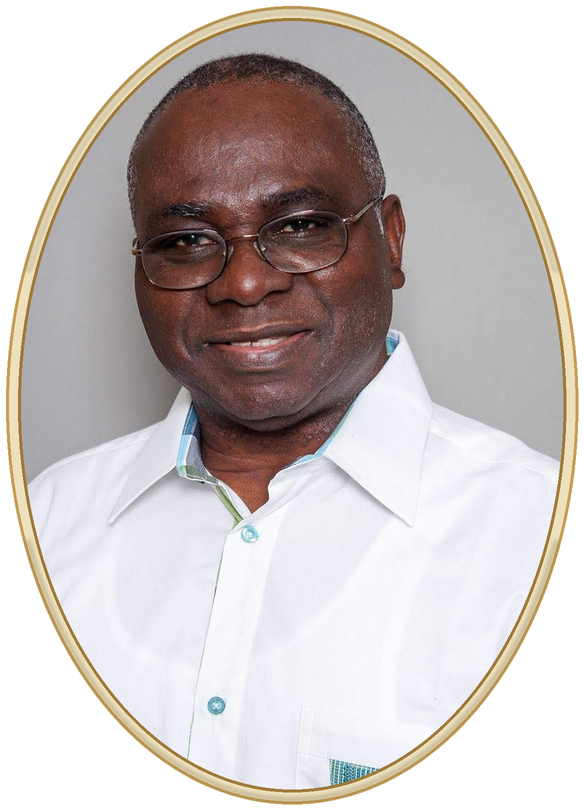
#> input picture src/oval.png, 584 x 810 px
$ python build.py
#> lines starting #> are read from the running program, lines starting #| are printed output that depends on the picture; after the words box and inside, x2 and y2 are one past the last pixel; in counts of white or black regions, pixels touching at a corner belong together
from PIL import Image, ImageDraw, ImageFont
import sys
import math

MODE = sys.argv[1] if len(sys.argv) > 1 else "gold"   # "gold" or "black"

# ---------- assets ----------
oval = Image.open("oval.png").convert("RGB")
#> oval is the input picture: PIL image 584x810 RGB; mean R, G, B 200.6, 192.9, 191.4
# Whiten everything outside an inscribed ellipse to remove stray marks
# (a sliver of the original calligraphy sat in the corner of the crop)
ow0, oh0 = oval.size
#> ow0 = 584; oh0 = 810
mask = Image.new("L", (ow0, oh0), 0)
#> mask: PIL image 584x810 L; every value is 0
ImageDraw.Draw(mask).ellipse([2, 2, ow0 - 3, oh0 - 3], fill=255)
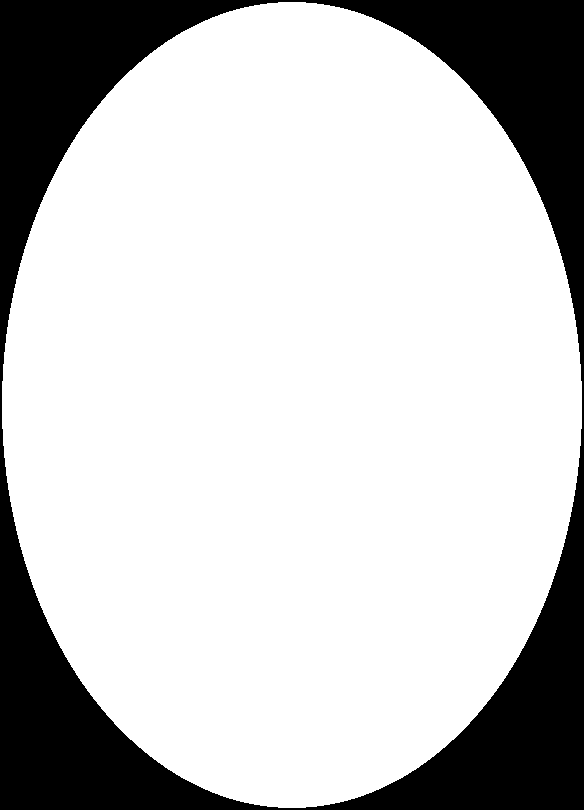
#> mask: PIL image 584x810 L; 77.6% white; 1 black region, box (x1, y1, x2, y2) and area: (0, 0, 584, 810) 105956
white_bg = Image.new("RGB", (ow0, oh0), (255, 255, 255))
#> white_bg: PIL image 584x810 RGB; every value is 255
oval = Image.composite(oval, white_bg, mask).convert("RGBA")
#> oval: PIL image 584x810 RGBA

SCRIPT = "fonts/PinyonScript-Regular.ttf"
SERIF  = "fonts/EBGaramond.ttf"
ITAL   = "fonts/EBGaramond-Italic.ttf"

INK   = (38, 38, 40)      # message charcoal
MSGGOLD = (158, 121, 56)  # rich antique gold for the message lines
NAME  = (96, 96, 100)     # deprioritized name grey
GOLD  = (176, 142, 78)    # echoes the oval frame
HAIR  = (170, 170, 174)   # hairline rule

# ---------- canvas geometry ----------
W = 1600
SIDE = 80          # tighter margin → more room for the script
MAXW = W - 2 * SIDE        # max text width

def font(path, size):
    return ImageFont.truetype(path, size)

def text_w(draw, s, f):
    b = draw.textbbox((0, 0), s, font=f)
    return b[2] - b[0]

# probe draw
probe = ImageDraw.Draw(Image.new("RGB", (10, 10)))

# For the marble carver: switch from delicate script to bolder italic Garamond
# Tall x-height + thick strokes = readable when chiseled.
def make_italic_bold(size):
    fnt = ImageFont.truetype(ITAL, size)
    try: fnt.set_variation_by_axes([700])   # Bold Italic
    except Exception: pass
    return fnt

# fit the longest line to MAXW to pick the base script size
long_line = "Tu resteras à jamais dans nos cœurs."
S = 60
while True:
    if text_w(probe, long_line, font(SCRIPT, S + 2)) <= MAXW and S + 2 <= 200:
        S += 2
    else:
        break
BASE = S
EMPH = int(BASE * 1.35)   # "We love you." — closing line, emphasized

# ---------- portrait ----------
ow = 545
oh = int(ow * oval.height / oval.width)
#> oh = 755
oval_r = oval.resize((ow, oh), Image.LANCZOS)

# ---------- vertical layout (measure, then size canvas) ----------
top = 95
y = top + oh                      # portrait bottom
#> y = 850

gap_name = 40
name_size = 72
y_name = y + gap_name             # top of name
#> y_name = 890
y = y_name + name_size + 8
#> y = 970

gap_dates = 22
date_size = 42
y_dates = y + gap_dates           # top of dates
#> y_dates = 992
y = y_dates + date_size + 6
#> y = 1040

gap_rule = 40
y_rule = y + gap_rule
#> y_rule = 1080
y = y_rule + 38
#> y = 1118

gap_msg = 58
lines = [
    ("Papa chéri,", BASE),
    ("Tu resteras à jamais dans nos cœurs.", BASE),
    ("Repose en paix.", BASE),
    ("We love you!", EMPH),
]
y_msg = y + gap_msg
#> y_msg = 1176

# compute heights of message lines
line_steps = []
for txt, sz in lines:
    pre = int(sz * 0.45) if sz == EMPH else 0   # extra breathing room before closing line
    step = int(sz * 1.30)
    line_steps.append((txt, sz, step, pre))

msg_total = sum(s + p for _, _, s, p in line_steps)
H = y_msg + msg_total + 80
#> H = 1727

# ---------- render ----------
img = Image.new("RGB", (W, H), (255, 255, 255))
#> img: PIL image 1600x1727 RGB; every value is 255
d = ImageDraw.Draw(img)

# portrait centered
img.paste(oval_r, ((W - ow) // 2, top), oval_r)
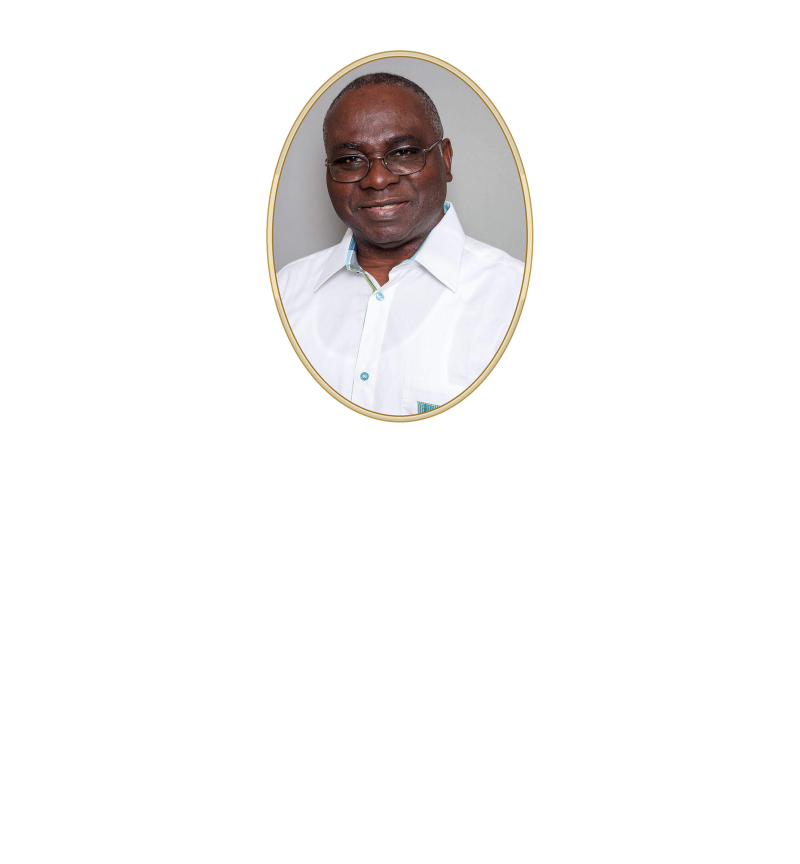
#> img: PIL image 1600x1727 RGB (shown at 1/2 size); mean R, G, B 246.9, 245.8, 245.5

# name — refined, tracked, deprioritized
def draw_tracked(draw, cx, top_y, s, f, fill, track):
#> called with cx = 800, top_y = 890, s = 'Dr. TOGBEY Kwamy Maoussi Félix', fill = (38, 38, 40), track = 3
    widths = [text_w(draw, ch, f) for ch in s]
    total = sum(widths) + track * (len(s) - 1)
    x = cx - total / 2
    for ch, w in zip(s, widths):
        draw.text((x, top_y), ch, font=f, fill=fill)
        x += w + track
#> after the loop, x = 1394

name_font = font(SERIF, name_size)
try: name_font.set_variation_by_axes([700])
except Exception: pass
draw_tracked(d, W / 2, y_name, "Dr. TOGBEY Kwamy Maoussi Félix",
             name_font, INK, track=3)

# dates — small, refined, beneath the name
date_font = font(SERIF, date_size)
draw_tracked(d, W / 2, y_dates, "20 novembre 1948  –  24 mai 2026",
             date_font, (122, 122, 126), track=4)

# hairline rule with small gold lozenge centered
cx = W / 2
half = 230
d.line([(cx - half, y_rule), (cx - 26, y_rule)], fill=HAIR, width=2)
d.line([(cx + 26, y_rule), (cx + half, y_rule)], fill=HAIR, width=2)
d.polygon([(cx, y_rule - 9), (cx + 11, y_rule), (cx, y_rule + 9), (cx - 11, y_rule)],
          fill=GOLD)

# message lines, centered
cy = y_msg
#> cy = 1176
for txt, sz, step, pre in line_steps:
    cy += pre
    f = font(SCRIPT, sz)
    if sz == EMPH:
        # small gold flourish dots flanking the emphasized closing line
        lw = text_w(d, txt, f)
        fcx = W / 2
        dot_y = cy + int(sz * 0.42)
        for off in (lw / 2 + 46, -(lw / 2 + 46)):
            d.ellipse([fcx + off - 6, dot_y - 6, fcx + off + 6, dot_y + 6], fill=GOLD)
    # Full-strength colors — the carver needs maximum contrast for the chisel
    msg_color = MSGGOLD if MODE == "gold" else INK
    d.text((W / 2, cy), txt, font=f, fill=msg_color, anchor="ma")
    cy += step
#> this loop made 4 passes
#> lw on pass 4: 665
#> after the loop, cy = 1647

# ---------- floral corner sprigs (vibrant — sage + white rose + dusty rose) ----------
SAGE_DARK    = (96, 116, 86)
SAGE         = (142, 165, 128)
SAGE_LIGHT   = (180, 195, 162)
WHITE_PETAL  = (252, 248, 240)
PETAL_SHADOW = (210, 198, 178)
ROSE_PINK    = (210, 168, 158)
ROSE_PINK_D  = (172, 130, 122)
GOLD_DARK_FL = (158, 121, 56)
GOLD_PALE_FL = (224, 200, 148)

SCALE_FL = 3

def _make_leaf(length, color, edge, variation=0):
    w = max(int(length * (0.50 + variation)), 10)
    h = max(int(length), 16)
    pad = 6
    leaf = Image.new("RGBA", (w + pad * 2, h + pad * 2), (0, 0, 0, 0))
    ld = ImageDraw.Draw(leaf)
    ld.ellipse([pad, pad, pad + w, pad + h], fill=color, outline=edge, width=2)
    ld.line([(pad + w / 2, pad + 4), (pad + w / 2, pad + h - 2)], fill=edge, width=1)
    hl = tuple(min(255, int(c * 1.20)) for c in color)
    ld.arc([pad + 1, pad + 1, pad + w - 1, pad + h - 1], 200, 340, fill=hl, width=2)
    return leaf

def _paste_leaf(canvas, cx, cy, length, angle_deg, color=SAGE, edge=SAGE_DARK, var=0):
    leaf = _make_leaf(length, color, edge, var)
    rot = leaf.rotate(-angle_deg + 90, resample=Image.BICUBIC, expand=True)
    canvas.paste(rot, (int(cx - rot.width / 2), int(cy - rot.height / 2)), rot)

def _make_petal(w, h, fill, edge):
    pad = 4
    p = Image.new("RGBA", (int(w) + pad * 2, int(h) + pad * 2), (0, 0, 0, 0))
    pd = ImageDraw.Draw(p)
    pd.ellipse([pad, pad, pad + w, pad + h], fill=fill, outline=edge, width=2)
    hl = tuple(min(255, int(c * 1.06)) for c in fill[:3])
    pd.arc([pad + 1, pad + 1, pad + w - 1, pad + h - 1], 200, 340, fill=hl, width=1)
    return p

def _paste_petal(canvas, cx, cy, w, h, angle_deg, fill, edge):
    p = _make_petal(w, h, fill, edge)
    rot = p.rotate(-angle_deg + 90, resample=Image.BICUBIC, expand=True)
    canvas.paste(rot, (int(cx - rot.width / 2), int(cy - rot.height / 2)), rot)

def _paste_rose(canvas, cx, cy, size, fill=WHITE_PETAL, edge=PETAL_SHADOW,
                center=ROSE_PINK, center_edge=ROSE_PINK_D):
    for ang in range(0, 360, 60):
        rad = math.radians(ang)
        px = cx + size * 0.60 * math.cos(rad)
        py = cy + size * 0.60 * math.sin(rad)
        _paste_petal(canvas, px, py, size * 0.55, size * 0.80, ang + 90, fill, edge)
    for ang in range(30, 360 + 30, 60):
        rad = math.radians(ang)
        px = cx + size * 0.38 * math.cos(rad)
        py = cy + size * 0.38 * math.sin(rad)
        _paste_petal(canvas, px, py, size * 0.46, size * 0.62, ang + 90, fill, edge)
    inner_fill = tuple(int(c * 0.96) for c in fill)
    for ang in range(0, 360, 72):
        rad = math.radians(ang)
        px = cx + size * 0.20 * math.cos(rad)
        py = cy + size * 0.20 * math.sin(rad)
        _paste_petal(canvas, px, py, size * 0.34, size * 0.44, ang + 90, inner_fill, edge)
    dd = ImageDraw.Draw(canvas)
    bud_fill = tuple(int(c * 0.90) for c in fill)
    dd.ellipse([cx - size * 0.22, cy - size * 0.22, cx + size * 0.22, cy + size * 0.22],
               fill=bud_fill, outline=edge, width=2)
    dd.ellipse([cx - size * 0.14, cy - size * 0.14, cx + size * 0.14, cy + size * 0.14],
               fill=center, outline=center_edge, width=2)
    dd.ellipse([cx - size * 0.06, cy - size * 0.06, cx + size * 0.06, cy + size * 0.06],
               fill=GOLD_PALE_FL)

def _paste_bud(canvas, cx, cy, size, fill=ROSE_PINK, edge=ROSE_PINK_D):
    dd = ImageDraw.Draw(canvas)
    dd.ellipse([cx - size, cy - size, cx + size, cy + size], fill=fill, outline=edge, width=2)
    hl = tuple(min(255, int(c * 1.18)) for c in fill)
    dd.arc([cx - size + 2, cy - size + 2, cx + size - 2, cy + size - 2], 200, 320,
           fill=hl, width=2)

def _stem_curve(start, ang_deg, length, curve=0.10, n=50):
    pts = []
    ang_rad = math.radians(ang_deg)
    perp = ang_rad + math.pi / 2
    for i in range(n):
        u = i / (n - 1)
        offset = curve * length * math.sin(u * math.pi)
        x = start[0] + length * u * math.cos(ang_rad) + offset * math.cos(perp)
        y = start[1] + length * u * math.sin(ang_rad) + offset * math.sin(perp)
        pts.append((x, y))
    return pts

def _draw_stem(canvas, pts, base_width=6):
    dd = ImageDraw.Draw(canvas)
    n = len(pts)
    for i in range(n - 1):
        w_ = int(max(2, base_width - (i / n) * 3))
        dd.line([pts[i], pts[i + 1]], fill=SAGE_DARK, width=w_)

def _floral_corner(canvas, cx, cy, sx, sy):
    # Horizontal branch: arches gently *into* the page interior on every corner.
    # When stem angle flips (sx=-1 → 180°), the perpendicular also flips,
    # so we multiply by sx*sy to keep the curve direction visually consistent.
    pts_h = _stem_curve((cx, cy), 0 if sx > 0 else 180, 380 * SCALE_FL,
                        curve=0.10 * sx * sy, n=50)
    _draw_stem(canvas, pts_h, base_width=6 * SCALE_FL)
    for k, (t, length, side, var) in enumerate([(0.13, 64, 1, 0.0), (0.27, 82, -1, 0.05),
                                                 (0.42, 98, 1, -0.05), (0.58, 92, -1, 0.0),
                                                 (0.74, 80, 1, 0.05), (0.90, 58, -1, -0.05)]):
        idx = int(t * (len(pts_h) - 1))
        lx, ly = pts_h[idx]
        nxp = pts_h[min(idx + 1, len(pts_h) - 1)]
        stem_ang = math.degrees(math.atan2(nxp[1] - ly, nxp[0] - lx))
        leaf_ang = stem_ang + side * 65 * sy
        color = SAGE if k % 2 == 0 else SAGE_LIGHT
        _paste_leaf(canvas, lx, ly, length * SCALE_FL, leaf_ang, color=color, var=var)
    # Vertical branch: same logic but with sign flipped (since rotation axis differs)
    pts_v = _stem_curve((cx, cy), 90 if sy > 0 else -90, 290 * SCALE_FL,
                        curve=-0.10 * sx * sy, n=50)
    _draw_stem(canvas, pts_v, base_width=6 * SCALE_FL)
    for k, (t, length, side, var) in enumerate([(0.16, 66, -1, 0.05), (0.34, 86, 1, -0.05),
                                                 (0.52, 92, -1, 0.0), (0.72, 78, 1, 0.05),
                                                 (0.90, 56, -1, -0.05)]):
        idx = int(t * (len(pts_v) - 1))
        lx, ly = pts_v[idx]
        nxp = pts_v[min(idx + 1, len(pts_v) - 1)]
        stem_ang = math.degrees(math.atan2(nxp[1] - ly, nxp[0] - lx))
        leaf_ang = stem_ang + side * 65 * sx
        color = SAGE_LIGHT if k % 2 == 0 else SAGE
        _paste_leaf(canvas, lx, ly, length * SCALE_FL, leaf_ang, color=color, var=var)
    _paste_rose(canvas, cx + sx * 28 * SCALE_FL, cy + sy * 28 * SCALE_FL, 54 * SCALE_FL)
    bx, by = pts_h[int(0.42 * len(pts_h))]
    _paste_rose(canvas, bx, by - sy * 12 * SCALE_FL, 38 * SCALE_FL)
    vx, vy = pts_v[int(0.46 * len(pts_v))]
    _paste_rose(canvas, vx + sx * 12 * SCALE_FL, vy, 34 * SCALE_FL,
                fill=ROSE_PINK, edge=ROSE_PINK_D, center=GOLD_DARK_FL,
                center_edge=tuple(int(c * 0.7) for c in GOLD_DARK_FL))
    bx, by = pts_h[int(0.75 * len(pts_h))]
    _paste_bud(canvas, bx + sx * 6 * SCALE_FL, by + sy * -20 * SCALE_FL, 14 * SCALE_FL)
    bx, by = pts_v[int(0.72 * len(pts_v))]
    _paste_bud(canvas, bx + sx * -12 * SCALE_FL, by + sy * 4 * SCALE_FL, 14 * SCALE_FL)
    bx, by = pts_h[int(0.92 * len(pts_h))]
    _paste_bud(canvas, bx, by - sy * 14 * SCALE_FL, 11 * SCALE_FL,
               fill=WHITE_PETAL, edge=PETAL_SHADOW)

# Build the floral layer at 3x and composite onto the memorial
W_img, H_img = img.size
#> W_img = 1600
inset_fl = 90
fl_layer = Image.new("RGBA", (W_img * SCALE_FL, H_img * SCALE_FL), (0, 0, 0, 0))
#> fl_layer: PIL image 4800x5181 RGBA; every value is 0
for (cx_, cy_, sx_, sy_) in [
    (inset_fl,         inset_fl,          1,  1),
    (W_img - inset_fl, inset_fl,         -1,  1),
    (inset_fl,         H_img - inset_fl,  1, -1),
    (W_img - inset_fl, H_img - inset_fl, -1, -1),
]:
    _floral_corner(fl_layer, cx_ * SCALE_FL, cy_ * SCALE_FL, sx_, sy_)
#> this loop made 4 passes
#> pass 1, in _paste_leaf, `leaf = _make_leaf(length, color, edge, var)`:
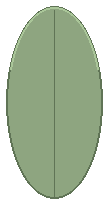
#> leaf: PIL image 108x204 RGBA; mean R, G, B, A 93.1, 108.4, 83.9, 170; transparent parts drawn white
#> pass 1, in _paste_leaf, `rot = leaf.rotate(-angle_deg + 90, resample=Image.BICUBIC, expand=True)`:
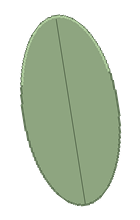
#> rot: PIL image 140x220 RGBA; mean R, G, B, A 67.5, 78.7, 60.8, 121.6; transparent parts drawn white
#> after the loop:
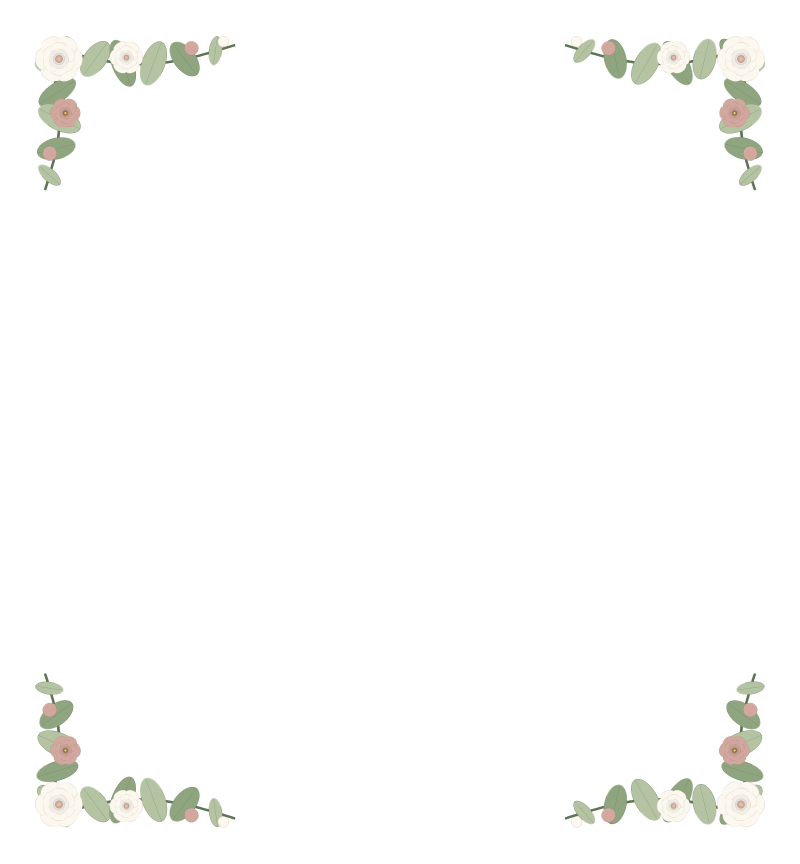
#> fl_layer: PIL image 4800x5181 RGBA (shown at 1/6 size); mean R, G, B, A 9.1, 9.3, 8.2, 12.1; transparent parts drawn white
fl_layer = fl_layer.resize((W_img, H_img), Image.LANCZOS)
#> fl_layer: PIL image 1600x1727 RGBA
img.paste(fl_layer, (0, 0), fl_layer)
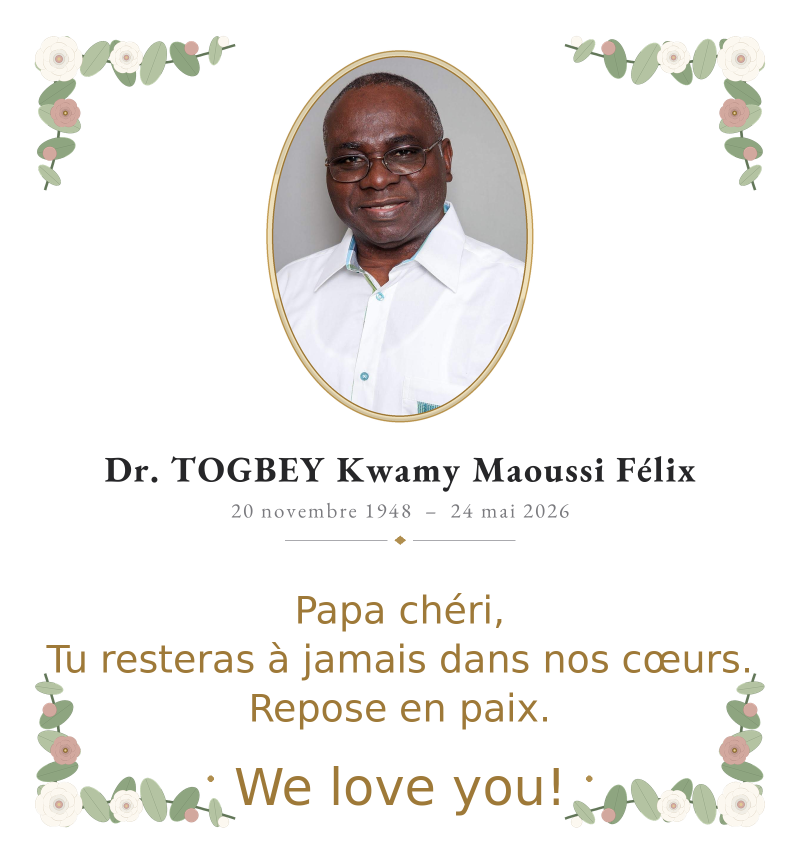
#> img: PIL image 1600x1727 RGB (shown at 1/2 size); mean R, G, B 240.6, 238.9, 236.4

out = "memorial_redesign.png" if MODE == "gold" else "memorial_redesign_black.png"
img.save(out, dpi=(300, 300))
print("size", img.size, "mode", MODE, "->", out)
#| size (1600, 1727) mode gold -> memorial_redesign.png

$ run again, with src/crop_clean_v7.png copied over src/oval.png
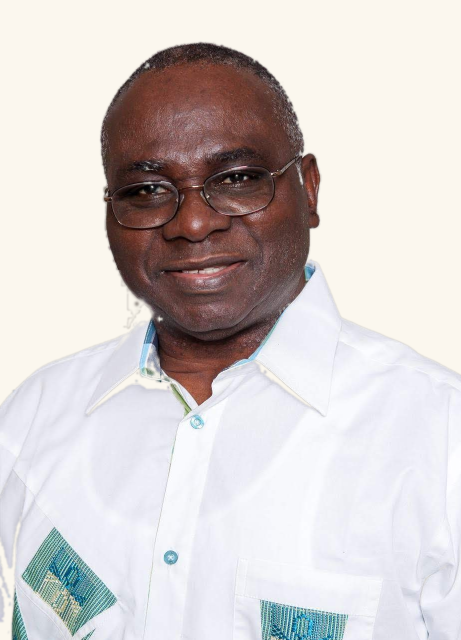
#> input picture src/crop_clean_v7.png, 922 x 1280 px (shown at 1/2 size)
#> oval is the input picture: PIL image 922x1280 RGB; mean R, G, B 211.6, 205.4, 204.6
#> `ImageDraw.Draw(mask).ellipse([2, 2, ow0 - 3, oh0 - 3], fill=255)`:
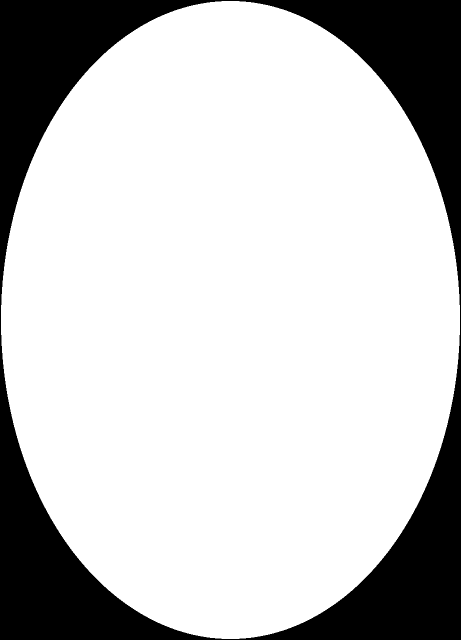
#> mask: PIL image 922x1280 L (shown at 1/2 size); 77.9% white; 1 black region, box (x1, y1, x2, y2) and area: (0, 0, 922, 1280) 260316
#> white_bg: PIL image 922x1280 RGB; every value is 255
#> oval: PIL image 922x1280 RGBA
#> the loop `for txt, sz, step, pre in line_steps:` made 4 passes
#> lw on pass 4: 665
#> after the loop `for txt, sz, step, pre in line_steps:`: cy = 1648
#> `img.paste(fl_layer, (0, 0), fl_layer)`:
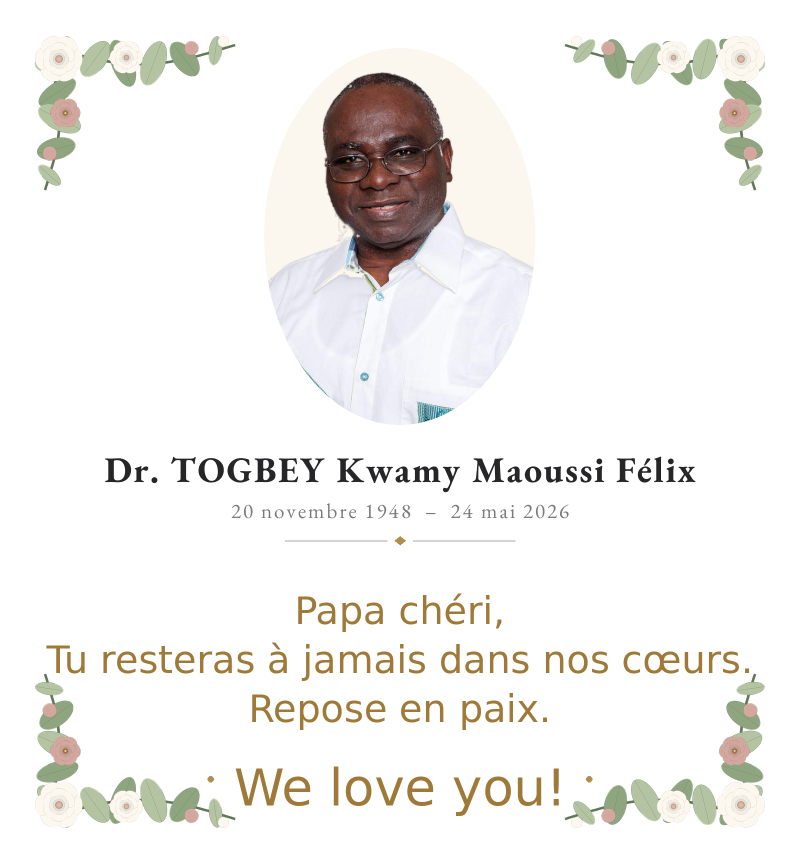
#> img: PIL image 1600x1728 RGB (shown at 1/2 size); mean R, G, B 243.1, 241.6, 239.2
#| size (1600, 1728) mode gold -> memorial_redesign.png
